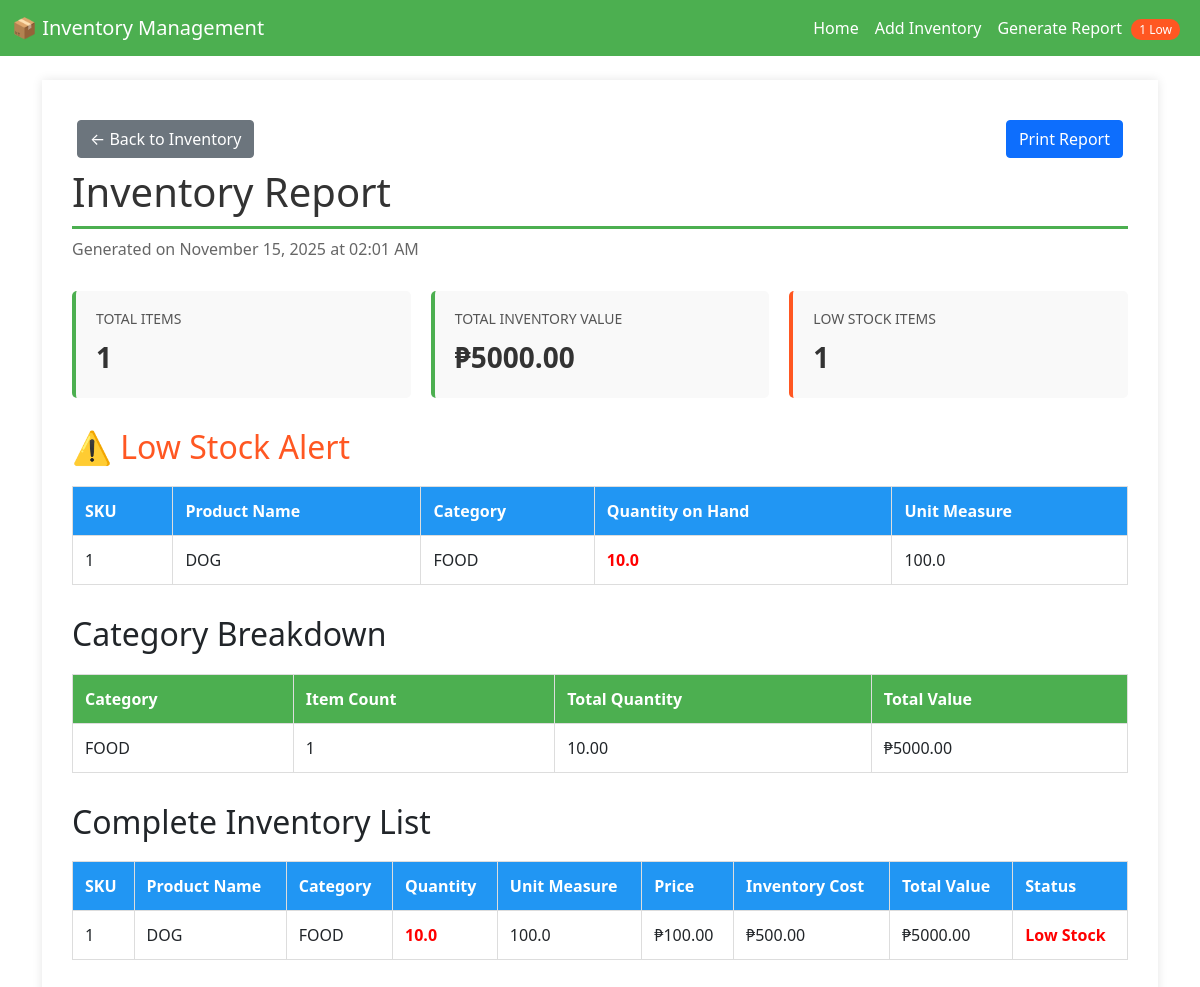
Screenshot of /inventory/report with the database file from the repository.
### flask_site.py (models this page shows, shortened)
class Inventory(db.Model):
    __tablename__ = 'inventory'
    SKU = db.Column(db.Integer, primary_key=True)
    productID = db.Column(db.Integer, db.ForeignKey('product.productID'), nullable=False)
    quantityOnHand = db.Column(db.Float, nullable=False)
    isLowStock = db.Column(db.Boolean, default=False)
    inventoryCost = db.Column(db.Float, nullable=False)
    unitMeasure = db.Column(db.Float, nullable=False)
    product = db.relationship('Product', backref='inventory_items')

class Product(db.Model):
    __tablename__ = 'product'
    productID = db.Column(db.Integer, primary_key=True)
    productName = db.Column(db.String(255), nullable=False)
    category = db.Column(db.String(255), nullable=False)
    price = db.Column(db.Float, nullable=False)
    unitMeasure = db.Column(db.Float, nullable=False)

### flask_site.py (the view)
@app.route('/inventory/report')
def inventory_report():
    check_low_stock()  # Update low stock status first
    inventory_items = db.session.query(Inventory, Product).join(
        Product, Inventory.productID == Product.productID
    ).all()
    total_items = len(inventory_items)
    total_inventory_value = sum(inv.quantityOnHand * inv.inventoryCost for inv, prod in inventory_items)
    low_stock_items = [item for item in inventory_items if item[0].isLowStock]
    low_stock_count = len(low_stock_items)
    categories = {}
    for inv, prod in inventory_items:
        if prod.category not in categories:
            categories[prod.category] = {
                'count': 0,
                'total_value': 0,
                'total_quantity': 0
            }
        categories[prod.category]['count'] += 1
        categories[prod.category]['total_value'] += inv.quantityOnHand * inv.inventoryCost
        categories[prod.category]['total_quantity'] += inv.quantityOnHand
    return render_template('inventory_report.html',
                         inventory_items=inventory_items,
                         total_items=total_items,
                         total_inventory_value=total_inventory_value,
                         low_stock_items=low_stock_items,
                         low_stock_count=low_stock_count,
                         categories=categories)

### flask_site.py (called while the page is built)
@app.context_processor
def inject_now():
    return {'now': datetime.now()}

def check_low_stock():
    inventory_items = Inventory.query.all()
    for item in inventory_items:
        if item.quantityOnHand <= LOW_STOCK_THRESHOLD:
            item.isLowStock = True
        else:
            item.isLowStock = False
    db.session.commit()

### templates/inventory_report.html (shortened to what this page needs)
<!DOCTYPE html>
<html lang="en">
<head>
</head>
<body>
    {% extends 'base.html' %}
    {% block content %}
    <div class="report-container">
        <div class="no-print">
            <a href="{{ url_for('index') }}" class="btn btn-secondary">← Back to Inventory</a>
            <button onclick="window.print()" class="btn btn-primary print-button">Print Report</button>
        </div>
        <h1>Inventory Report</h1>
        <p style="color: #666;">Generated on {{ now.strftime('%B %d, %Y at %I:%M %p') if now else 'N/A' }}</p>
        <div class="summary-section">
            <div class="summary-card">
                <h3>Total Items</h3>
                <div class="value">{{ total_items }}</div>
            </div>
            <div class="summary-card">
                <h3>Total Inventory Value</h3>
                <div class="value">₱{{ "%.2f"|format(total_inventory_value) }}</div>
            </div>
            <div class="summary-card low-stock-card">
                <h3>Low Stock Items</h3>
                <div class="value">{{ low_stock_count }}</div>
            </div>
        </div>
        {% if low_stock_count > 0 %}
        <div class="category-section">
            <h2 style="color: #ff5722;">⚠️ Low Stock Alert</h2>
            <table class="inventory-table">
                <thead>
                    <tr>
                        <th>SKU</th>
                        <th>Product Name</th>
                        <th>Category</th>
                        <th>Quantity on Hand</th>
                        <th>Unit Measure</th>
                    </tr>
                </thead>
                <tbody>
                    {% for inventory, product in low_stock_items %}
                    <tr>
                        <td>{{ inventory.SKU }}</td>
                        <td>{{ product.productName }}</td>
                        <td>{{ product.category }}</td>
                        <td class="low-stock">{{ inventory.quantityOnHand }}</td>
                        <td>{{ inventory.unitMeasure }}</td>
                    </tr>
                    {% endfor %}
                </tbody>
            </table>
        </div>
        {% endif %}
        <div class="category-section">
            <h2>Category Breakdown</h2>
            <table class="category-table">
                <thead>
                    <tr>
                        <th>Category</th>
                        <th>Item Count</th>
                        <th>Total Quantity</th>
                        <th>Total Value</th>
                    </tr>
                </thead>
                <tbody>
                    {% for category, data in categories.items() %}
                    <tr>
                        <td>{{ category }}</td>
                        <td>{{ data.count }}</td>
                        <td>{{ "%.2f"|format(data.total_quantity) }}</td>
                        <td>₱{{ "%.2f"|format(data.total_value) }}</td>
                    </tr>
                    {% endfor %}
                </tbody>
            </table>
        </div>
        <div class="category-section">
            <h2>Complete Inventory List</h2>
            <table class="inventory-table">
                <thead>
                    <tr>
                        <th>SKU</th>
                        <th>Product Name</th>
                        <th>Category</th>
                        <th>Quantity</th>
                        <th>Unit Measure</th>
                        <th>Price</th>
                        <th>Inventory Cost</th>
                        <th>Total Value</th>
                        <th>Status</th>
                    </tr>
                </thead>
                <tbody>
                    {% for inventory, product in inventory_items %}
                    <tr>
                        <td>{{ inventory.SKU }}</td>
                        <td>{{ product.productName }}</td>
                        <td>{{ product.category }}</td>
                        <td {% if inventory.isLowStock %}class="low-stock"{% endif %}>
                            {{ inventory.quantityOnHand }}
                        </td>
                        <td>{{ inventory.unitMeasure }}</td>
                        <td>₱{{ "%.2f"|format(product.price) }}</td>
                        <td>₱{{ "%.2f"|format(inventory.inventoryCost) }}</td>
                        <td>₱{{ "%.2f"|format(inventory.quantityOnHand * inventory.inventoryCost) }}</td>
                        <td>
                            {% if inventory.isLowStock %}
                                <span class="low-stock">Low Stock</span>
                            {% else %}
                                <span>In Stock</span>
                            {% endif %}
                        </td>
                    </tr>
                    {% endfor %}
                </tbody>
            </table>
        </div>
    </div>
    {% endblock %}

### templates/base.html (shortened to what this page needs)
<!doctype html>
<html lang="en">
  <head>
     <link href="https://cdn.jsdelivr.net/npm/bootstrap@5.0.2/dist/css/bootstrap.min.css" rel="stylesheet">
  </head>
  <body>
    <nav class="navbar navbar-expand-lg navbar-dark">
      <div class="container-fluid">
        <a class="navbar-brand" href="{{ url_for('index') }}">📦 Inventory Management</a>
        <div class="collapse navbar-collapse" id="navbarNav">
          <ul class="navbar-nav ms-auto">
            <li class="nav-item">
              <a class="nav-link" href="{{ url_for('index') }}">Home</a>
            </li>
            <li class="nav-item">
              <a class="nav-link" href="{{ url_for('add_inventory') }}">Add Inventory</a>
            </li>
            <li class="nav-item">
              <a class="nav-link" href="{{ url_for('inventory_report') }}">
                Generate Report
                {% if low_stock_count and low_stock_count > 0 %}
                <span class="low-stock-badge">{{ low_stock_count }} Low</span>
                {% endif %}
              </a>
            </li>
          </ul>
        </div>
      </div>
    </nav>
    <div class="container mt-4">
    {%block content%}
    {% endblock %}
    </div>
  </body>
</html>

### templates/inventory_report.html (style rules this page uses)
body { font-family: Arial, sans-serif; margin: 20px; background-color: #f5f5f5; }
.report-container { max-width: 1200px; margin: 0 auto; background-color: white; padding: 30px; box-shadow: 0 0 10px rgba(0,0,0,0.1); }
h1 { color: #333; border-bottom: 3px solid #4CAF50; padding-bottom: 10px; }
.summary-section { display: grid; grid-template-columns: repeat(auto-fit, minmax(250px, 1fr)); gap: 20px; margin: 30px 0; }
.summary-card { background-color: #f9f9f9; border-left: 4px solid #4CAF50; padding: 20px; border-radius: 5px; }
.summary-card h3 { margin-top: 0; color: #555; font-size: 14px; text-transform: uppercase; }
.summary-card .value { font-size: 28px; font-weight: bold; color: #333; }
.low-stock-card { border-left-color: #ff5722; }
.category-section { margin: 30px 0; }
.category-table { width: 100%; border-collapse: collapse; margin: 20px 0; }
.category-table th, .category-table td { border: 1px solid #ddd; padding: 12px; text-align: left; }
.category-table th { background-color: #4CAF50; color: white; }
.inventory-table { width: 100%; border-collapse: collapse; margin: 20px 0; }
.inventory-table th, .inventory-table td { border: 1px solid #ddd; padding: 12px; text-align: left; }
.inventory-table th { background-color: #2196F3; color: white; }
.low-stock { color: red; font-weight: bold; }
.btn { display: inline-block; padding: 10px 20px; margin: 10px 5px; text-decoration: none; border-radius: 5px; font-size: 14px; }
.btn-primary { background-color: #4CAF50; color: white; }
.btn-secondary { background-color: #888; color: white; }
.print-button { float: right; }

### templates/base.html (style rules this page uses)
.navbar { background-color: #4CAF50 !important; }
.navbar-brand, .nav-link { color: white !important; }
.low-stock-badge { background-color: #ff5722; color: white; border-radius: 10px; padding: 2px 8px; font-size: 12px; margin-left: 5px; }

### rows the page displays
Inventory: SKU "1", productName "DOG", category "FOOD", quantityOnHand "10.0", unitMeasure "100.0", count "1", total_quantity "10.00", total_value "5000.00", inventoryCost "500.00", inventory.quantityOnHand*inventory.inventoryCost "5000.00", isLowStock "Low Stock"
Product: price "100.00"

### other values shown
{{ low_stock_count }} "1"
{{ total_items }} "1"
{{ "%.2f"|format(total_inventory_value) }} "5000.00"
